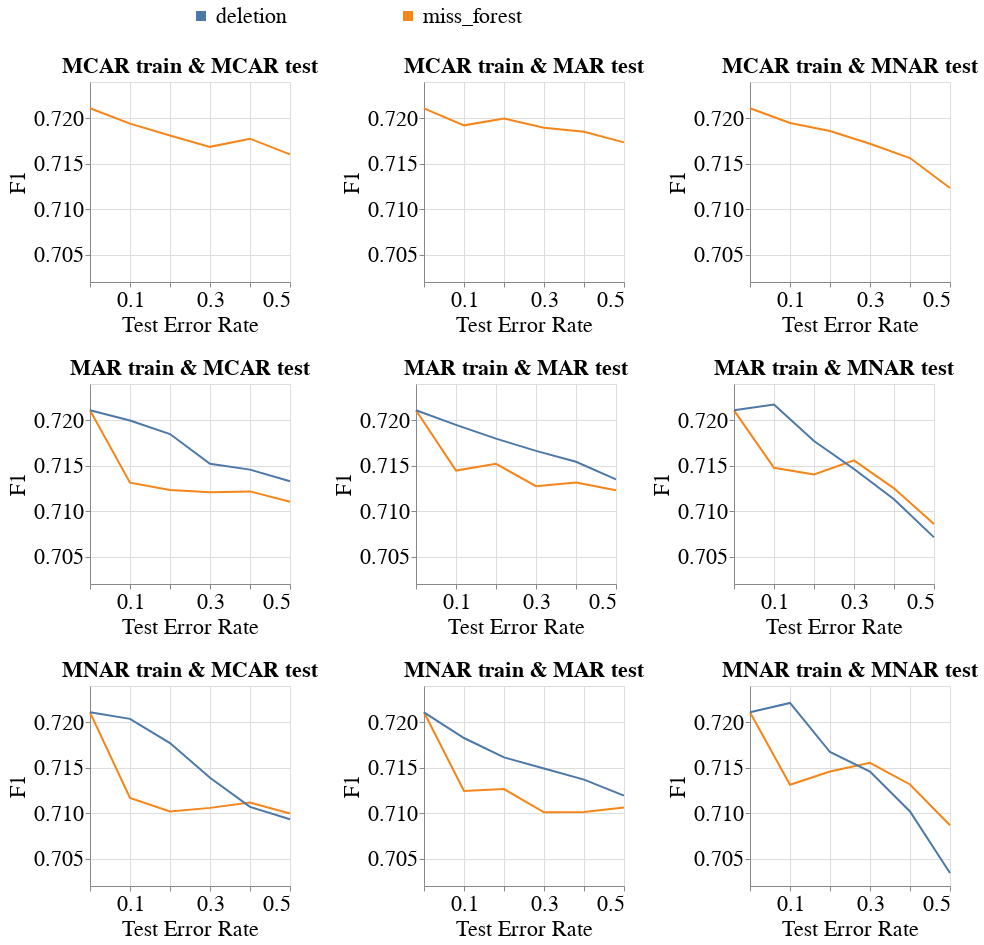

The code cell stored with this chart in its notebook:
### Code cell
create_line_bands_for_diff_imputers(dataset_name=DATASET_NAME,
                                    model_name='mlp_clf',
                                    metric_name='f1',
                                    db_client=db_client,
                                    with_band=False)
